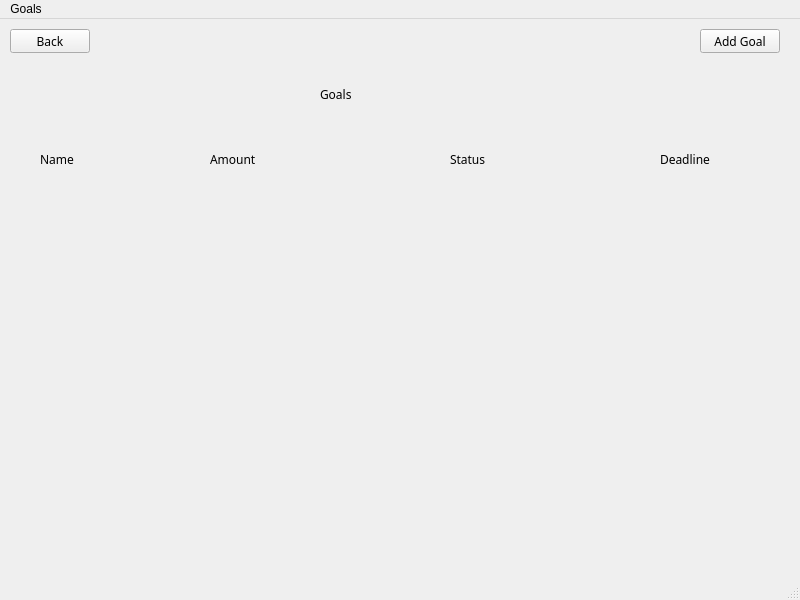
<?xml version="1.0" encoding="UTF-8"?>
<ui version="4.0">
 <class>goals</class>
 <widget class="QMainWindow" name="goals">
  <property name="geometry">
   <rect>
    <x>0</x>
    <y>0</y>
    <width>800</width>
    <height>600</height>
   </rect>
  </property>
  <property name="windowTitle">
   <string>MainWindow</string>
  </property>
  <widget class="QWidget" name="centralwidget">
   <widget class="QLabel" name="label">
    <property name="geometry">
     <rect>
      <x>320</x>
      <y>40</y>
      <width>321</width>
      <height>71</height>
     </rect>
    </property>
    <property name="font">
     <font>
      <family>Cascadia Code</family>
      <pointsize>9</pointsize>
     </font>
    </property>
    <property name="text">
     <string>Goals</string>
    </property>
   </widget>
   <widget class="QPushButton" name="pushButton">
    <property name="geometry">
     <rect>
      <x>10</x>
      <y>10</y>
      <width>80</width>
      <height>24</height>
     </rect>
    </property>
    <property name="font">
     <font>
      <family>Cascadia Code</family>
     </font>
    </property>
    <property name="text">
     <string>Back</string>
    </property>
   </widget>
   <widget class="QPushButton" name="pushButton_2">
    <property name="geometry">
     <rect>
      <x>700</x>
      <y>10</y>
      <width>80</width>
      <height>24</height>
     </rect>
    </property>
    <property name="font">
     <font>
      <family>Cascadia Code</family>
     </font>
    </property>
    <property name="text">
     <string>Add Goal</string>
    </property>
   </widget>
   <widget class="QLabel" name="label_2">
    <property name="geometry">
     <rect>
      <x>40</x>
      <y>130</y>
      <width>49</width>
      <height>21</height>
     </rect>
    </property>
    <property name="font">
     <font>
      <family>Cascadia Code</family>
     </font>
    </property>
    <property name="text">
     <string>Name </string>
    </property>
   </widget>
   <widget class="QLabel" name="label_3">
    <property name="geometry">
     <rect>
      <x>210</x>
      <y>130</y>
      <width>71</width>
      <height>21</height>
     </rect>
    </property>
    <property name="font">
     <font>
      <family>Cascadia Code</family>
     </font>
    </property>
    <property name="text">
     <string>Amount </string>
    </property>
   </widget>
   <widget class="QLabel" name="label_4">
    <property name="geometry">
     <rect>
      <x>450</x>
      <y>130</y>
      <width>71</width>
      <height>21</height>
     </rect>
    </property>
    <property name="font">
     <font>
      <family>Cascadia Code</family>
     </font>
    </property>
    <property name="text">
     <string>Status </string>
    </property>
   </widget>
   <widget class="QLabel" name="label_6">
    <property name="geometry">
     <rect>
      <x>660</x>
      <y>130</y>
      <width>71</width>
      <height>21</height>
     </rect>
    </property>
    <property name="font">
     <font>
      <family>Cascadia Code</family>
     </font>
    </property>
    <property name="text">
     <string>Deadline</string>
    </property>
   </widget>
   <widget class="QLabel" name="label_5">
    <property name="geometry">
     <rect>
      <x>40</x>
      <y>160</y>
      <width>731</width>
      <height>391</height>
     </rect>
    </property>
    <property name="text">
     <string/>
    </property>
    <property name="alignment">
     <set>Qt::AlignmentFlag::AlignLeading|Qt::AlignmentFlag::AlignLeft|Qt::AlignmentFlag::AlignTop</set>
    </property>
   </widget>
  </widget>
  <widget class="QMenuBar" name="menubar">
   <property name="geometry">
    <rect>
     <x>0</x>
     <y>0</y>
     <width>800</width>
     <height>21</height>
    </rect>
   </property>
   <widget class="QMenu" name="menuGoals">
    <property name="title">
     <string>Goals</string>
    </property>
   </widget>
   <addaction name="menuGoals"/>
  </widget>
  <widget class="QStatusBar" name="statusbar"/>
 </widget>
 <resources/>
 <connections/>
</ui>
